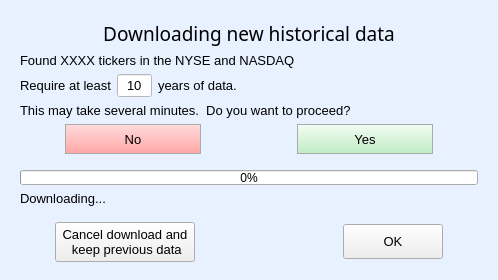
<?xml version="1.0" encoding="UTF-8"?>
<ui version="4.0">
 <class>DownloadingHistory</class>
 <widget class="QWidget" name="DownloadingHistory">
  <property name="geometry">
   <rect>
    <x>0</x>
    <y>0</y>
    <width>498</width>
    <height>280</height>
   </rect>
  </property>
  <property name="windowTitle">
   <string>Downloading history</string>
  </property>
  <property name="styleSheet">
   <string notr="true">#DownloadingHistory{
background-color: rgb(231, 241, 255);
}
</string>
  </property>
  <widget class="QWidget" name="verticalLayoutWidget">
   <property name="geometry">
    <rect>
     <x>20</x>
     <y>20</y>
     <width>458</width>
     <height>242</height>
    </rect>
   </property>
   <layout class="QVBoxLayout" name="verticalLayout" stretch="4,3,3,3,5,0,0,6,0,7">
    <item>
     <widget class="QLabel" name="label">
      <property name="font">
       <font>
        <family>Arial Black</family>
        <pointsize>14</pointsize>
        <weight>50</weight>
        <bold>false</bold>
       </font>
      </property>
      <property name="text">
       <string>Downloading new historical data</string>
      </property>
      <property name="alignment">
       <set>Qt::AlignCenter</set>
      </property>
     </widget>
    </item>
    <item>
     <widget class="QLabel" name="foundTickers_label">
      <property name="font">
       <font>
        <family>Arial</family>
        <pointsize>10</pointsize>
       </font>
      </property>
      <property name="text">
       <string>Found XXXX tickers in the NYSE and NASDAQ</string>
      </property>
     </widget>
    </item>
    <item>
     <layout class="QHBoxLayout" name="horizontalLayout_2">
      <item>
       <widget class="QLabel" name="label_2">
        <property name="font">
         <font>
          <family>Arial</family>
          <pointsize>10</pointsize>
         </font>
        </property>
        <property name="text">
         <string>Require at least</string>
        </property>
       </widget>
      </item>
      <item>
       <widget class="QLineEdit" name="years_to_download">
        <property name="maximumSize">
         <size>
          <width>35</width>
          <height>16777215</height>
         </size>
        </property>
        <property name="font">
         <font>
          <family>Arial</family>
          <pointsize>10</pointsize>
         </font>
        </property>
        <property name="styleSheet">
         <string notr="true">background-color: rgb(255, 255, 255);</string>
        </property>
        <property name="text">
         <string>10</string>
        </property>
        <property name="alignment">
         <set>Qt::AlignCenter</set>
        </property>
       </widget>
      </item>
      <item>
       <widget class="QLabel" name="label_5">
        <property name="font">
         <font>
          <family>Arial</family>
          <pointsize>10</pointsize>
         </font>
        </property>
        <property name="text">
         <string>years of data.</string>
        </property>
       </widget>
      </item>
      <item>
       <spacer name="horizontalSpacer_2">
        <property name="orientation">
         <enum>Qt::Horizontal</enum>
        </property>
        <property name="sizeHint" stdset="0">
         <size>
          <width>40</width>
          <height>20</height>
         </size>
        </property>
       </spacer>
      </item>
     </layout>
    </item>
    <item>
     <widget class="QLabel" name="label_3">
      <property name="font">
       <font>
        <family>Arial</family>
        <pointsize>10</pointsize>
       </font>
      </property>
      <property name="text">
       <string>This may take several minutes.  Do you want to proceed?</string>
      </property>
     </widget>
    </item>
    <item>
     <layout class="QHBoxLayout" name="horizontalLayout_3" stretch="1,3,2,3,1">
      <item>
       <spacer name="horizontalSpacer_4">
        <property name="orientation">
         <enum>Qt::Horizontal</enum>
        </property>
        <property name="sizeHint" stdset="0">
         <size>
          <width>40</width>
          <height>20</height>
         </size>
        </property>
       </spacer>
      </item>
      <item>
       <widget class="QPushButton" name="noButton">
        <property name="minimumSize">
         <size>
          <width>0</width>
          <height>30</height>
         </size>
        </property>
        <property name="font">
         <font>
          <family>Arial</family>
          <pointsize>10</pointsize>
         </font>
        </property>
        <property name="styleSheet">
         <string notr="true">QPushButton {
	background-color: qlineargradient(spread:pad, x1:0.489, y1:0.959909, x2:0.484, y2:0.0113636, stop:0.00537634 rgba(255, 168, 168, 255), stop:1 rgba(255, 219, 219, 255));
border: 1px solid #aaaaaa;
}
QPushButton:hover {
	background-color: qlineargradient(spread:pad, x1:0.489, y1:0.959909, x2:0.484, y2:0.0113636, stop:0.00537634 rgba(255, 143, 143, 255), stop:1 rgba(255, 199, 199, 255));
}
QPushButton:pressed {
	background-color: qlineargradient(spread:pad, x1:0.489, y1:0.959909, x2:0.484, y2:0.0113636, stop:0.00537634 rgba(240, 140, 140, 255), stop:1 rgba(255, 150, 150, 255));
}

</string>
        </property>
        <property name="text">
         <string>No</string>
        </property>
       </widget>
      </item>
      <item>
       <spacer name="horizontalSpacer_3">
        <property name="orientation">
         <enum>Qt::Horizontal</enum>
        </property>
        <property name="sizeHint" stdset="0">
         <size>
          <width>40</width>
          <height>20</height>
         </size>
        </property>
       </spacer>
      </item>
      <item>
       <widget class="QPushButton" name="proceedButton">
        <property name="minimumSize">
         <size>
          <width>0</width>
          <height>30</height>
         </size>
        </property>
        <property name="font">
         <font>
          <family>Arial</family>
          <pointsize>10</pointsize>
         </font>
        </property>
        <property name="styleSheet">
         <string notr="true">QPushButton {
	background-color: qlineargradient(spread:pad, x1:0.484, y1:0.960227, x2:0.473, y2:0.017, stop:0 rgba(192, 236, 198, 255), stop:1 rgba(243, 252, 242, 255));
border: 1px solid #aaaaaa;
}
QPushButton:hover {
	background-color: qlineargradient(spread:pad, x1:0.484, y1:0.960227, x2:0.473, y2:0.017, stop:0 rgba(159, 236, 169, 255), stop:1 rgba(225, 252, 221, 255));
}
QPushButton:pressed {
	background-color: qlineargradient(spread:pad, x1:0.484, y1:0.960227, x2:0.473, y2:0.017, stop:0 rgba(159, 236, 169, 255), stop:1 rgba(210, 240, 210, 255));
}

</string>
        </property>
        <property name="text">
         <string>Yes</string>
        </property>
       </widget>
      </item>
      <item>
       <spacer name="horizontalSpacer_5">
        <property name="orientation">
         <enum>Qt::Horizontal</enum>
        </property>
        <property name="sizeHint" stdset="0">
         <size>
          <width>40</width>
          <height>20</height>
         </size>
        </property>
       </spacer>
      </item>
     </layout>
    </item>
    <item>
     <spacer name="verticalSpacer">
      <property name="orientation">
       <enum>Qt::Vertical</enum>
      </property>
      <property name="sizeHint" stdset="0">
       <size>
        <width>20</width>
        <height>40</height>
       </size>
      </property>
     </spacer>
    </item>
    <item>
     <widget class="QProgressBar" name="newhistdl_progress">
      <property name="maximumSize">
       <size>
        <width>16777215</width>
        <height>15</height>
       </size>
      </property>
      <property name="value">
       <number>0</number>
      </property>
     </widget>
    </item>
    <item>
     <widget class="QLabel" name="download_status_label">
      <property name="maximumSize">
       <size>
        <width>16777215</width>
        <height>20</height>
       </size>
      </property>
      <property name="font">
       <font>
        <family>Arial</family>
        <pointsize>10</pointsize>
       </font>
      </property>
      <property name="text">
       <string>Downloading...</string>
      </property>
     </widget>
    </item>
    <item>
     <spacer name="verticalSpacer_2">
      <property name="orientation">
       <enum>Qt::Vertical</enum>
      </property>
      <property name="sizeHint" stdset="0">
       <size>
        <width>20</width>
        <height>40</height>
       </size>
      </property>
     </spacer>
    </item>
    <item>
     <layout class="QHBoxLayout" name="horizontalLayout" stretch="1,2,4,1,1">
      <item>
       <spacer name="horizontalSpacer">
        <property name="orientation">
         <enum>Qt::Horizontal</enum>
        </property>
        <property name="sizeHint" stdset="0">
         <size>
          <width>40</width>
          <height>20</height>
         </size>
        </property>
       </spacer>
      </item>
      <item alignment="Qt::AlignHCenter|Qt::AlignVCenter">
       <widget class="QPushButton" name="cancelButton">
        <property name="minimumSize">
         <size>
          <width>140</width>
          <height>40</height>
         </size>
        </property>
        <property name="maximumSize">
         <size>
          <width>220</width>
          <height>16777215</height>
         </size>
        </property>
        <property name="font">
         <font>
          <family>Arial</family>
          <pointsize>10</pointsize>
         </font>
        </property>
        <property name="styleSheet">
         <string notr="true"/>
        </property>
        <property name="text">
         <string>Cancel download and
 keep previous data</string>
        </property>
       </widget>
      </item>
      <item>
       <spacer name="horizontalSpacer_6">
        <property name="orientation">
         <enum>Qt::Horizontal</enum>
        </property>
        <property name="sizeHint" stdset="0">
         <size>
          <width>40</width>
          <height>20</height>
         </size>
        </property>
       </spacer>
      </item>
      <item>
       <widget class="QPushButton" name="okButton">
        <property name="enabled">
         <bool>true</bool>
        </property>
        <property name="minimumSize">
         <size>
          <width>100</width>
          <height>35</height>
         </size>
        </property>
        <property name="font">
         <font>
          <family>Arial</family>
          <pointsize>10</pointsize>
         </font>
        </property>
        <property name="styleSheet">
         <string notr="true"/>
        </property>
        <property name="text">
         <string>OK</string>
        </property>
       </widget>
      </item>
      <item>
       <spacer name="horizontalSpacer_7">
        <property name="orientation">
         <enum>Qt::Horizontal</enum>
        </property>
        <property name="sizeHint" stdset="0">
         <size>
          <width>40</width>
          <height>20</height>
         </size>
        </property>
       </spacer>
      </item>
     </layout>
    </item>
   </layout>
  </widget>
 </widget>
 <resources/>
 <connections/>
</ui>
